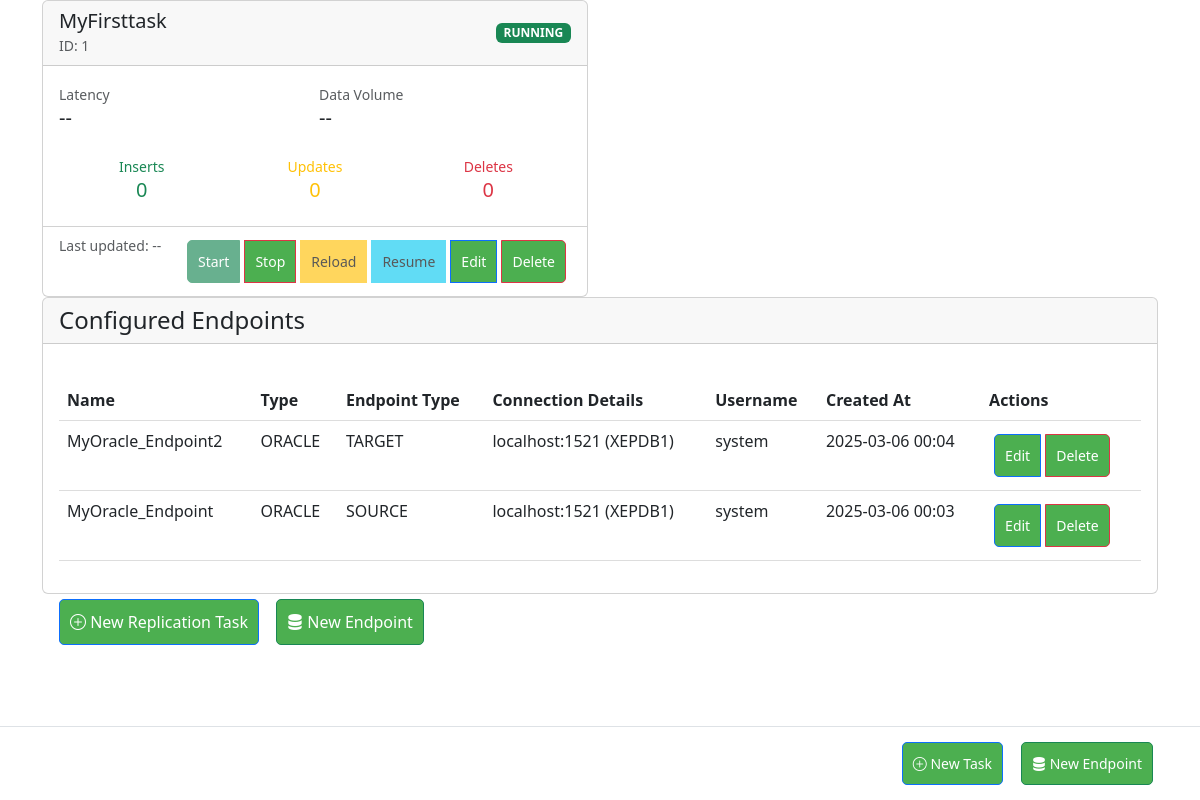
The page / on the database its author committed.
### app/models/task.py (models this page shows, shortened)
class ReplicationTask(db.Model):
    __tablename__ = 'replication_task'
    id = db.Column(db.Integer, primary_key=True)
    name = db.Column(db.String(120), unique=True, nullable=False)
    metrics = db.Column(db.JSON)  # Stores latency, counts, etc.
    source_id = db.Column(db.Integer, db.ForeignKey('endpoint.id'), nullable=False)
    destination_id = db.Column(db.Integer, db.ForeignKey('endpoint.id'), nullable=False)
    tables = db.Column(db.JSON)
    cdc_type = db.Column(db.String(20))
    cdc_config = db.Column(db.JSON)
    status = db.Column(db.String(20), default='stopped')
    options = db.Column(db.JSON)
    last_position = db.Column(db.JSON)
    created_at = db.Column(db.DateTime, default=db.func.now())
    tables = db.Column(db.JSON)  # Store selected tables
    initial_load = db.Column(db.Boolean, default=False)
    create_tables = db.Column(db.Boolean, default=True)
    replication_mode = db.Column(db.String(20), default='full')  # full/partial
    metrics = db.Column(db.JSON, default={  # Initialize metrics with default values
        'inserts': 0,
        'updates': 0,
        'deletes': 0,
        'bytes_processed': 0,
        'latency': 0,
        'last_updated': datetime.utcnow().isoformat(),
        'last_position': 0
    })
    source = db.relationship('Endpoint', foreign_keys=[source_id], backref='source_tasks')
    destination = db.relationship('Endpoint', foreign_keys=[destination_id], backref='destination_tasks')

### app/models/endpoint.py (models this page shows, shortened)
class Endpoint(db.Model):
    id = db.Column(db.Integer, primary_key=True)
    name = db.Column(db.String(100), nullable=False)
    type = db.Column(db.String(20), nullable=False)  # oracle, mysql, bigquery
    username = db.Column(db.String(100), nullable=False)
    password = db.Column(db.String(100), nullable=False)
    host = db.Column(db.String(100))  # For oracle/mysql
    port = db.Column(db.Integer)  # For oracle/mysql
    service_name = db.Column(db.String(100))  # For oracle
    dataset = db.Column(db.String(100))  # For bigquery
    credentials_json = db.Column(db.Text)  # For bigquery
    database = db.Column(db.String(100))  # For mysql
    created_at = db.Column(db.DateTime, default=db.func.now())
    target_schema = db.Column(db.String(100))  # New field for target schema
    endpoint_type = db.Column(db.String(20), nullable=False, default='source')  # source or target

### app/web/routes.py (the view)
@bp.route('/')
def dashboard():
    page = request.args.get('page', 1, type=int)
    per_page = 10
    tasks = ReplicationTask.query.order_by(ReplicationTask.created_at.desc()).all()
    endpoints = Endpoint.query.order_by(Endpoint.created_at.desc()).all()
    return render_template('dashboard.html',
                           tasks=tasks,
                           endpoints=endpoints)

### app/web/templates/dashboard.html (shortened to what this page needs)
{% extends "base.html" %}
{% block content %}
 <div class="row row-cols-1 row-cols-md-2 g-4" id="task-monitor">
    {% for task in tasks %}
    <div class="col" data-task-id="{{ task.id }}">
        <div class="card h-100">
          <div class="card-header d-flex justify-content-between align-items-center">
             <div>
                <h5 class="mb-0">{{ task.name }}</h5>
                <small class="text-muted">ID: {{ task.id }}</small>
             </div>
             <span class="task-status-badge badge bg-{{ 'success' if task.status == 'running' else 'danger' }}">
                     {{ task.status|upper }}
             </span>
          </div>
            <div class="card-body">
                <div class="row g-2 mb-3">
                    <div class="col-6">
                        <small class="text-muted">Latency</small>
                        <div class="h5" data-metric="latency">--</div>
                    </div>
                    <div class="col-6">
                        <small class="text-muted">Data Volume</small>
                        <div class="h5" data-metric="volume">--</div>
                    </div>
                </div>
                <div class="row g-2">
                    <div class="col-4 text-center">
                        <div class="text-success">
                            <small>Inserts</small>
                            <div class="h5" data-metric="inserts">0</div>
                        </div>
                    </div>
                    <div class="col-4 text-center">
                        <div class="text-warning">
                            <small>Updates</small>
                            <div class="h5" data-metric="updates">0</div>
                        </div>
                    </div>
                    <div class="col-4 text-center">
                        <div class="text-danger">
                            <small>Deletes</small>
                            <div class="h5" data-metric="deletes">0</div>
                        </div>
                    </div>
                </div>
            </div>
            <div class="card-footer bg-transparent">
                <div class="d-flex justify-content-between">
                    <small class="text-muted">
                        Last updated: <span data-metric="last-updated">--</span>
                    </small>
<div class="btn-group">
    <a href="{{ url_for('web.control_task', task_id=task.id, action='start') }}"
       class="btn btn-sm btn-success {{ 'disabled' if task.status == 'running' }}">
        Start
    </a>
    <button class="btn btn-sm btn-danger stop-task-btn"
            data-task-id="{{ task.id }}"
            {% if task.status != 'running' %}disabled{% endif %}>
        Stop
    </button>
    <button class="btn btn-sm btn-warning reload-btn"
            data-task-id="{{ task.id }}"
            {% if task.status =='running' %}disabled{% endif %}>
        Reload
    </button>
    <button class="btn btn-sm btn-info resume-btn"
            data-task-id="{{ task.id }}"
            {% if not task.last_position %}disabled{% endif %}>
        Resume
    </button>
    <a href="{{ url_for('web.edit_task', task_id=task.id) }}"
       class="btn btn-sm btn-primary">
        Edit
    </a>
    <button class="btn btn-sm btn-danger delete-task-btn"
        data-task-id="{{ task.id }}"
        onclick="return confirm('Delete this task?')">
    Delete
    </button>
</div>                </div>
            </div>
        </div>
    </div>
    {% else %}
    <div class="col-12">
        <div class="alert alert-info">No active replication tasks</div>
    </div>
    {% endfor %}
</div>
    <div class="card">
        <div class="card-header">
            <h4 class="mb-0">Configured Endpoints</h4>
        </div>
        <div class="card-body">
            <table class="table table-hover">
                <thead>
                    <tr>
                        <th>Name</th>
                        <th>Type</th>
                        <th>Endpoint Type</th>
                        <th>Connection Details</th>
                        <th>Username</th>
                        <th>Created At</th>
                        <th>Actions</th>
                    </tr>
                </thead>
                <tbody>
                    {% for endpoint in endpoints %}
                    <tr>
                        <td>{{ endpoint.name }}</td>
                        <td>{{ endpoint.type|upper }}</td>
                        <td>{{ endpoint.endpoint_type|upper }}</td>
                        <td>
                            {% if endpoint.type == 'oracle' %}
                                {{ endpoint.host }}:{{ endpoint.port }} ({{ endpoint.service_name }})
                            {% elif endpoint.type == 'bigquery' %}
                                Dataset: {{ endpoint.dataset }}
                            {% elif endpoint.type == 'mysql' %}
                                Database: {{ endpoint.database }}
                            {% endif %}
                        </td>
                        <td>{{ endpoint.username }}</td>
                        <td>{{ endpoint.created_at.strftime('%Y-%m-%d %H:%M') }}</td>
                        <td>
                            <div class="btn-group">
                                <a href="{{ url_for('web.edit_endpoint', endpoint_id=endpoint.id) }}"
                                   class="btn btn-sm btn-primary">Edit</a>
                                <a href="{{ url_for('web.delete_endpoint', endpoint_id=endpoint.id) }}"
                                   class="btn btn-sm btn-danger"
                                   onclick="return confirm('Delete this endpoint?')">Delete</a>
                            </div>
                        </td>
                    </tr>
                    {% else %}
                    <tr>
                        <td colspan="7" class="text-center">No configured endpoints</td>
                    </tr>
                    {% endfor %}
                </tbody>
            </table>
        </div>
    </div>
<div class="container">
    <div class="d-flex justify-content-between mb-4">
        <div>
            <a href="{{ url_for('web.create_task') }}" class="btn btn-primary">
                <i class="bi bi-plus-circle"></i> New Replication Task
            </a>
            <a href="{{ url_for('web.create_endpoint') }}" class="btn btn-success ms-2">
                <i class="bi bi-server"></i> New Endpoint
            </a>
        </div>
    </div>
    </div>
{% endblock %}

### app/web/templates/base.html (shortened to what this page needs)
<!DOCTYPE html>
<html>
<head>
    <link href="https://cdn.jsdelivr.net/npm/bootstrap@5.3.0/dist/css/bootstrap.min.css" rel="stylesheet">
    <link rel="stylesheet" href="https://cdn.jsdelivr.net/npm/bootstrap-icons@1.11.3/font/bootstrap-icons.min.css">
    <link rel="stylesheet" href="{{ url_for('static', filename='css/dashboard.css') }}">
</head>
<body>
    <main class="container">
        {% block content %}{% endblock %}
    </main>
    <footer class="fixed-footer">
        <div class="container">
            <div class="d-flex justify-content-end gap-2">
                <a href="{{ url_for('web.create_task') }}" class="btn btn-primary btn-sm">
                    <i class="bi bi-plus-circle"></i> New Task
                </a>
                <a href="{{ url_for('web.create_endpoint') }}" class="btn btn-success btn-sm">
                    <i class="bi bi-server"></i> New Endpoint
                </a>
            </div>
        </div>
    </footer>
</body>
</html>

### app/static/css/dashboard.css (style rules this page uses)
.btn { background: #4CAF50; color: white; padding: 10px; border-radius: 5px; text-decoration: none; margin: 5px; }
table { width: 100%; margin-top: 20px; border-collapse: collapse; }
th, td { padding: 12px; text-align: left; border-bottom: 1px solid #ddd; }

### app/web/templates/base.html (style rules this page uses)
body { padding-bottom: 70px; }
.fixed-footer { position: fixed; bottom: 0; left: 0; right: 0; background: white; border-top: 1px solid #dee2e6; padding: 10px 0; z-index: 1000; }

### rows shown on the page
ReplicationTask: name "MyFirsttask", id "1", status "RUNNING"
Endpoint: name "MyOracle_Endpoint2", type "ORACLE", endpoint_type "TARGET", host "localhost", port "1521", service_name "XEPDB1", username "system", created_at "2025-03-06 00:04"
Endpoint: name "MyOracle_Endpoint", type "ORACLE", endpoint_type "SOURCE", host "localhost", port "1521", service_name "XEPDB1", username "system", created_at "2025-03-06 00:03"
